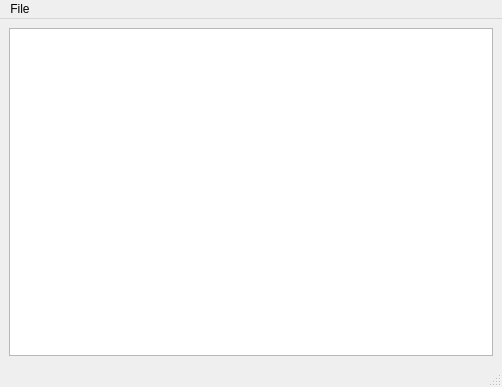
<?xml version="1.0" encoding="UTF-8"?>
<ui version="4.0">
 <class>MainWindow</class>
 <widget class="QMainWindow" name="MainWindow">
  <property name="geometry">
   <rect>
    <x>0</x>
    <y>0</y>
    <width>502</width>
    <height>387</height>
   </rect>
  </property>
  <property name="windowTitle">
   <string>MainWindow</string>
  </property>
  <widget class="QWidget" name="centralwidget">
   <layout class="QVBoxLayout" name="verticalLayout">
    <item>
     <widget class="QPlainTextEdit" name="plainTextEdit"/>
    </item>
   </layout>
  </widget>
  <widget class="QMenuBar" name="menubar">
   <property name="geometry">
    <rect>
     <x>0</x>
     <y>0</y>
     <width>502</width>
     <height>21</height>
    </rect>
   </property>
   <widget class="QMenu" name="menuFile">
    <property name="title">
     <string>File</string>
    </property>
    <addaction name="actionOpen"/>
    <addaction name="actionSave"/>
   </widget>
   <addaction name="menuFile"/>
  </widget>
  <widget class="QStatusBar" name="statusbar"/>
  <action name="actionOpen">
   <property name="text">
    <string>Open</string>
   </property>
   <property name="shortcut">
    <string>Ctrl+O</string>
   </property>
  </action>
  <action name="actionSave">
   <property name="text">
    <string>Save</string>
   </property>
   <property name="shortcut">
    <string>Ctrl+S</string>
   </property>
  </action>
 </widget>
 <resources/>
 <connections/>
</ui>
